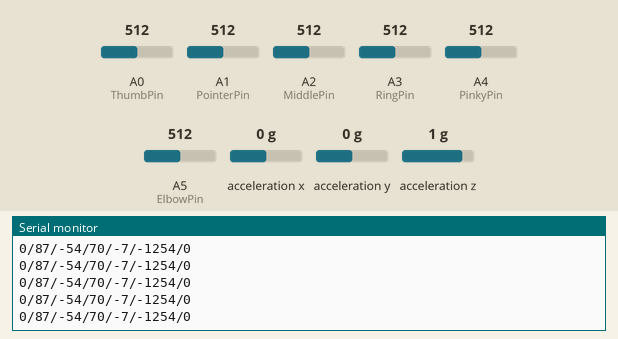
Recording of a sketch running on a simulated Arduino Mega 2560, built for the host (arithmetic inside an expression is 32-bit, double 64-bit). On the bench: the last lines printed to the serial monitor. The inputs (shaded band) are chosen by the test bench; at power-on: A4 (PinkyPin) = 512, A0 (ThumbPin) = 512, A1 (PointerPin) = 512, A2 (MiddlePin) = 512, A3 (RingPin) = 512, A5 (ElbowPin) = 512, acceleration x 0 g, acceleration y 0 g, acceleration z 1 g.

Above: at 1.2 s.
1.3 s: A4 (PinkyPin) set to 878
At 2.4 s:
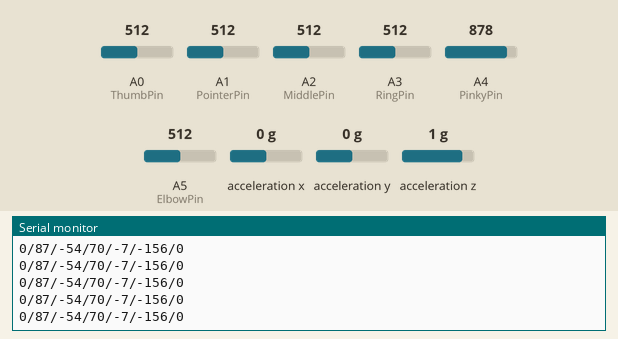
4.3 s: A4 (PinkyPin) set to 906
At 5.4 s:
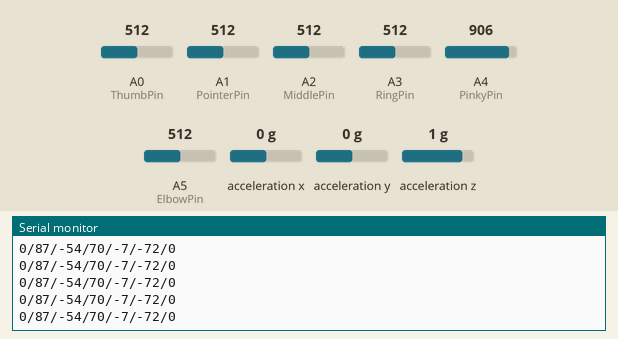
5.8 s: A0 (ThumbPin) set to 546
At 6.8 s:
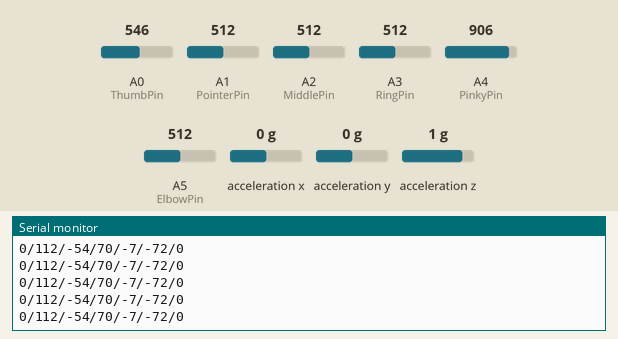
10.3 s: A1 (PointerPin) set to 598
At 11.4 s:
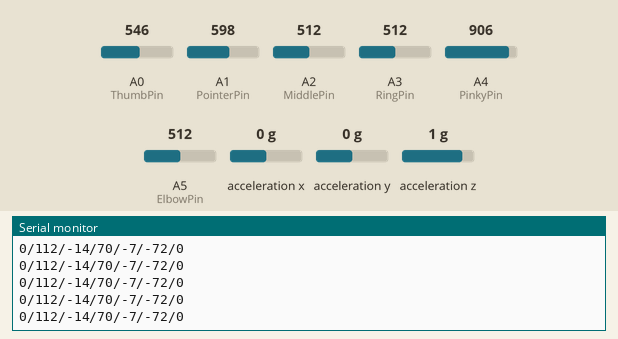
11.8 s: A1 (PointerPin) set to 618
At 12.4 s:
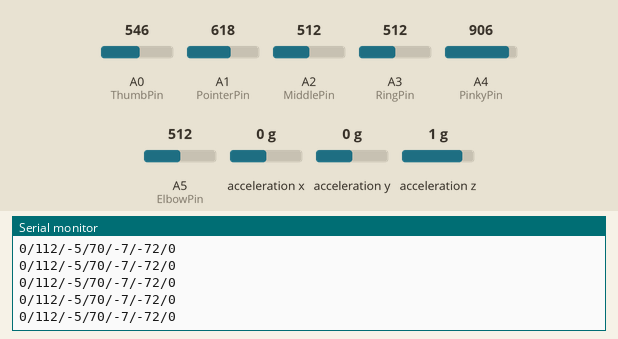
Timing chart, 0 to 14.3 s (numbered marks = the images above; inputs shaded):
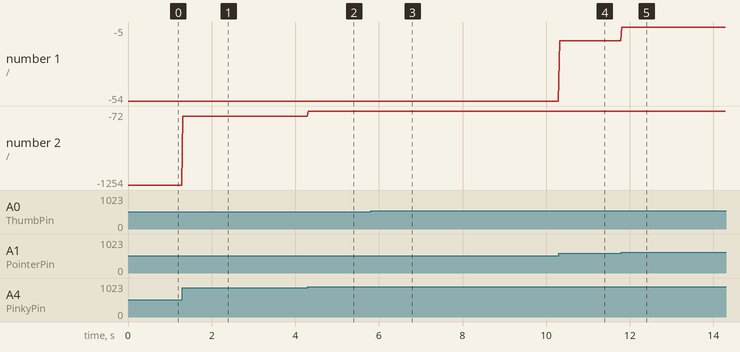

The sketch:

FinalGlove.ino
```cpp
#include "CurieIMU.h"
int lastOrientation = - 1; // previous orientation (for comparison)
const int ThumbPin = A0;
const int PointerPin = A1;
const int MiddlePin = A2;
const int RingPin = A3;
const int PinkyPin = A4;
const int ElbowPin = A5;

int ThumbVal = 0;
int PointerVal = 0;
int MiddleVal = 0;
int RingVal = 0;
int PinkyVal = 0;
int ElbowVal = 0;

void setup() {
  Serial.begin(9600); // initialize Serial communication
  Serial1.begin(9600);
  // initialize device
  Serial.println("Initializing IMU device...");
  CurieIMU.begin();

  // Set the accelerometer range to 2G
  CurieIMU.setAccelerometerRange(2);
}

void loop() {
int orientation = - 1;   // the board's orientation
  String orientationString; // string for printing description of orientation
  /*
    The orientations of the board:
    0: flat, processor facing up
    1: flat, processor facing down
    2: landscape, analog pins down
    3: landscape, analog pins up
    4: portrait, USB connector up
    5: portrait, USB connector down
  */
  // read accelerometer:
  int x = CurieIMU.readAccelerometer(X_AXIS);
  int y = CurieIMU.readAccelerometer(Y_AXIS);
  int z = CurieIMU.readAccelerometer(Z_AXIS);

  // calculate the absolute values, to determine the largest
  int absX = abs(x);
  int absY = abs(y);
  int absZ = abs(z);

  if ( (absZ > absX) && (absZ > absY)) {
    // base orientation on Z
    if (z > 0) {
      orientationString = "up";
      orientation = 0;
    } else {
      orientationString = "down";
      orientation = 1;
    }
  } else if ( (absY > absX) && (absY > absZ)) {
    // base orientation on Y
    if (y > 0) {
      orientationString = "digital pins up";
      orientation = 2;
    } else {
      orientationString = "analog pins up";
      orientation = 3;
    }
  } else {
    // base orientation on X
    if (x < 0) {
      orientationString = "connector up";
      orientation = 4;
    } else {
      orientationString = "connector down";
      orientation = 5;
    }
  }

  ThumbVal = analogRead(ThumbPin);
  PointerVal = analogRead(PointerPin);
  MiddleVal = analogRead(MiddlePin);
  RingVal = analogRead(RingPin);
  PinkyVal = analogRead(PinkyPin);
  ElbowVal = analogRead(ElbowPin);

  ThumbVal = map(ThumbVal, 390, 640, 0, 180);
  PointerVal = map(PointerVal, 630, 1023, 0, 180);
  MiddleVal = map(MiddleVal, 390, 700, 0, 180);
  RingVal = map(RingVal, 530, 950, 0, 180);
  PinkyVal = map(PinkyVal, 930, 960, 0, 180);
  PinkyVal = PinkyVal / 2;
  //elbow not calculated
  ElbowVal = 0;

  Serial.print(orientation);
  Serial.print("/");
  Serial.print(ThumbVal);
  Serial.print("/");
  Serial.print(PointerVal);
  Serial.print("/");
  Serial.print(MiddleVal);
  Serial.print("/");
  Serial.print(RingVal);
  Serial.print("/");
  Serial.print(PinkyVal);
  Serial.print("/");
  Serial.print(ElbowVal);
  Serial.println("");

  Serial1.print(orientation);
  Serial1.print("/");
  Serial1.print(ThumbVal);
  Serial1.print("/");
  Serial1.print(PointerVal);
  Serial1.print("/");
  Serial1.print(MiddleVal);
  Serial1.print("/");
  Serial1.print(RingVal);
  Serial1.print("/");
  Serial1.print(PinkyVal);
  Serial1.print("/");
  Serial1.print(ElbowVal);
  Serial1.println("");

  // if the orientation has changed, print out a description:
    lastOrientation = orientation;
}
```

Measured:
- after the input at 1.3 s, the serial monitor: prints a new line at once (image 1)
- after the input at 4.3 s, the serial monitor: prints a new line at once (image 2)
- after the input at 5.8 s, the serial monitor: prints a new line at once (image 3)
- after the input at 10.3 s, the serial monitor: prints a new line at once (image 4)
- after the input at 11.8 s, the serial monitor: prints a new line at once (image 5)
- plotted number 1: -54 → -14 after the input at 10.3 s, -14 → -5 after the input at 11.8 s
- plotted number 2: -1254 → -156 after the input at 1.3 s, -156 → -72 after the input at 4.3 s
